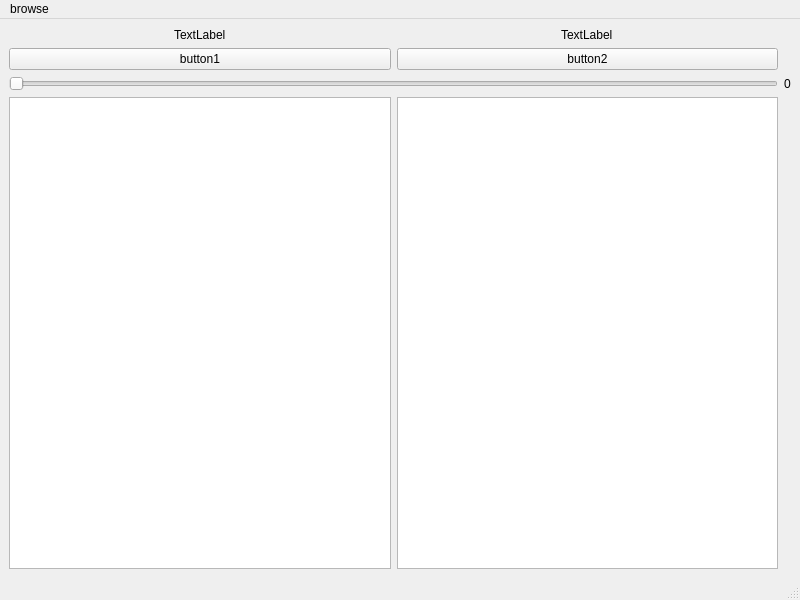
<?xml version="1.0" encoding="UTF-8"?>
<ui version="4.0">
 <class>MainWindow</class>
 <widget class="QMainWindow" name="MainWindow">
  <property name="geometry">
   <rect>
    <x>0</x>
    <y>0</y>
    <width>800</width>
    <height>600</height>
   </rect>
  </property>
  <property name="windowTitle">
   <string>MainWindow</string>
  </property>
  <widget class="QWidget" name="centralwidget">
   <layout class="QGridLayout" name="gridLayout">
    <item row="3" column="1">
     <widget class="QGraphicsView" name="graphicsView_2"/>
    </item>
    <item row="0" column="0" alignment="Qt::AlignHCenter">
     <widget class="QLabel" name="label_2">
      <property name="text">
       <string>TextLabel</string>
      </property>
     </widget>
    </item>
    <item row="1" column="1">
     <widget class="QPushButton" name="button_2">
      <property name="text">
       <string>button2</string>
      </property>
     </widget>
    </item>
    <item row="0" column="1" alignment="Qt::AlignHCenter">
     <widget class="QLabel" name="label_3">
      <property name="text">
       <string>TextLabel</string>
      </property>
     </widget>
    </item>
    <item row="2" column="2">
     <widget class="QLabel" name="label">
      <property name="text">
       <string>0</string>
      </property>
     </widget>
    </item>
    <item row="1" column="0">
     <widget class="QPushButton" name="button_1">
      <property name="text">
       <string>button1</string>
      </property>
     </widget>
    </item>
    <item row="3" column="0">
     <widget class="QGraphicsView" name="graphicsView"/>
    </item>
    <item row="2" column="0" colspan="2">
     <widget class="QSlider" name="horizontalSlider">
      <property name="orientation">
       <enum>Qt::Horizontal</enum>
      </property>
     </widget>
    </item>
   </layout>
  </widget>
  <widget class="QMenuBar" name="menubar">
   <property name="geometry">
    <rect>
     <x>0</x>
     <y>0</y>
     <width>800</width>
     <height>26</height>
    </rect>
   </property>
   <widget class="QMenu" name="menubrowse">
    <property name="title">
     <string>browse</string>
    </property>
    <addaction name="actionsong"/>
    <addaction name="actionsong2"/>
   </widget>
   <addaction name="menubrowse"/>
  </widget>
  <widget class="QStatusBar" name="statusbar"/>
  <action name="actionsong">
   <property name="text">
    <string>song1</string>
   </property>
  </action>
  <action name="actionsong2">
   <property name="text">
    <string>song2</string>
   </property>
  </action>
 </widget>
 <resources/>
 <connections>
  <connection>
   <sender>horizontalSlider</sender>
   <signal>valueChanged(int)</signal>
   <receiver>label</receiver>
   <slot>setNum(int)</slot>
   <hints>
    <hint type="sourcelabel">
     <x>709</x>
     <y>105</y>
    </hint>
    <hint type="destinationlabel">
     <x>784</x>
     <y>106</y>
    </hint>
   </hints>
  </connection>
 </connections>
</ui>
